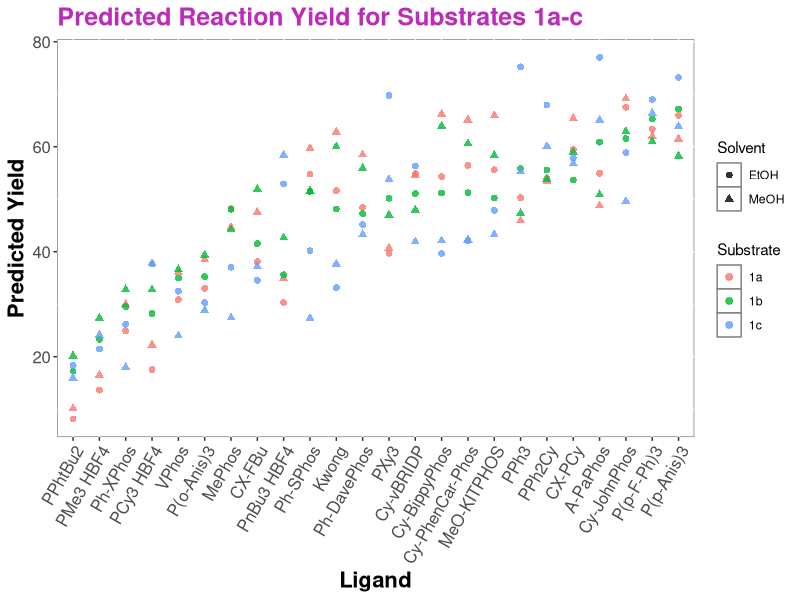
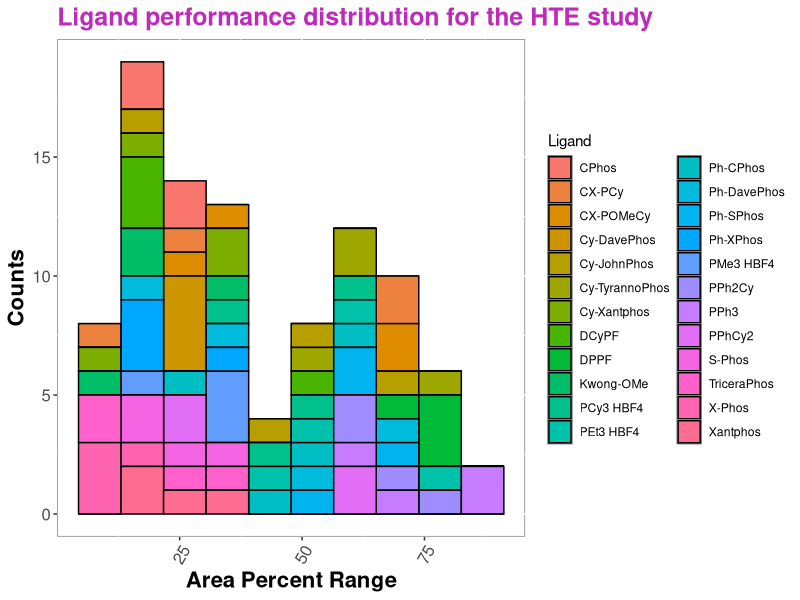
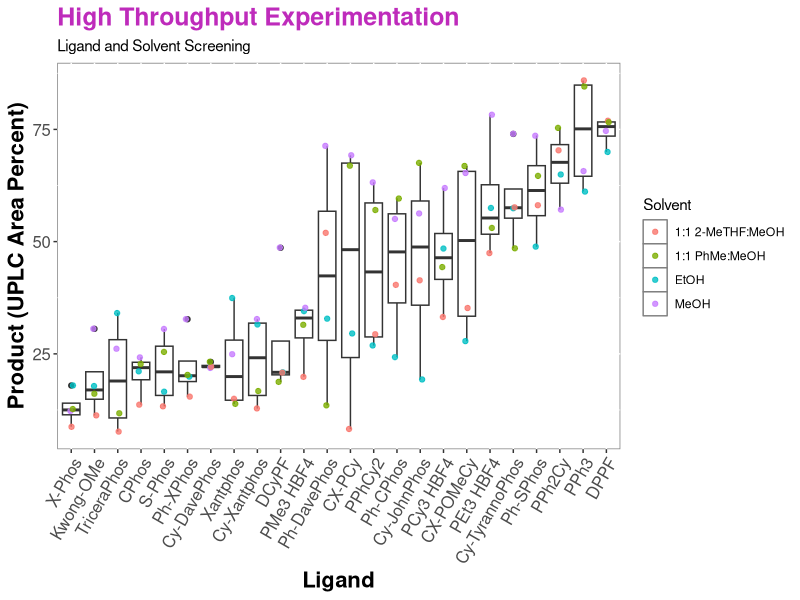
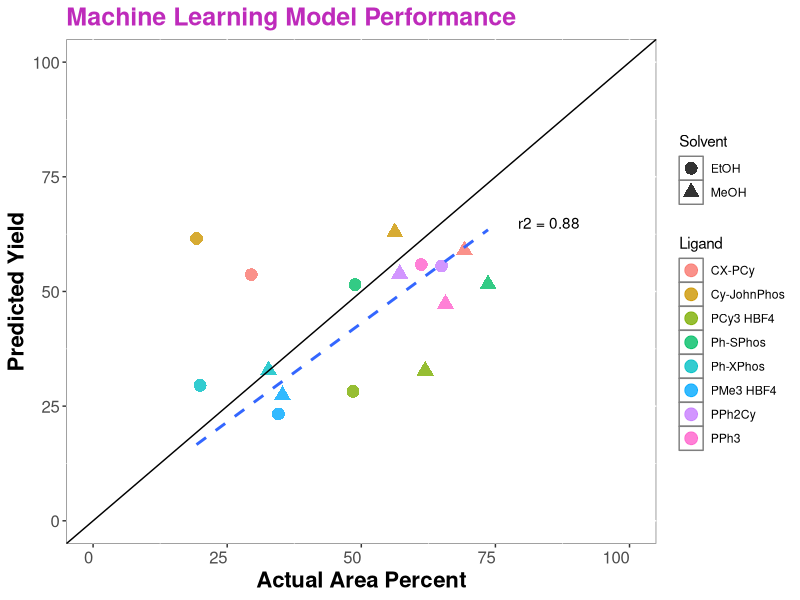
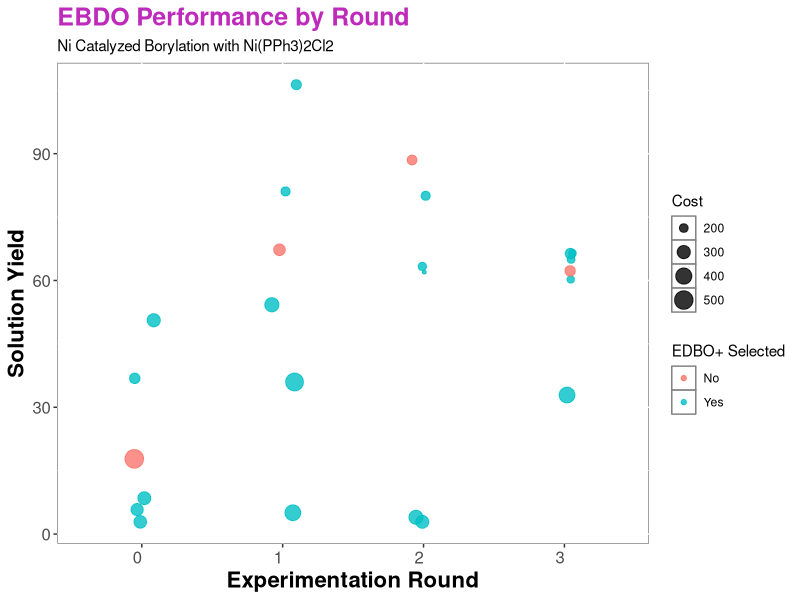
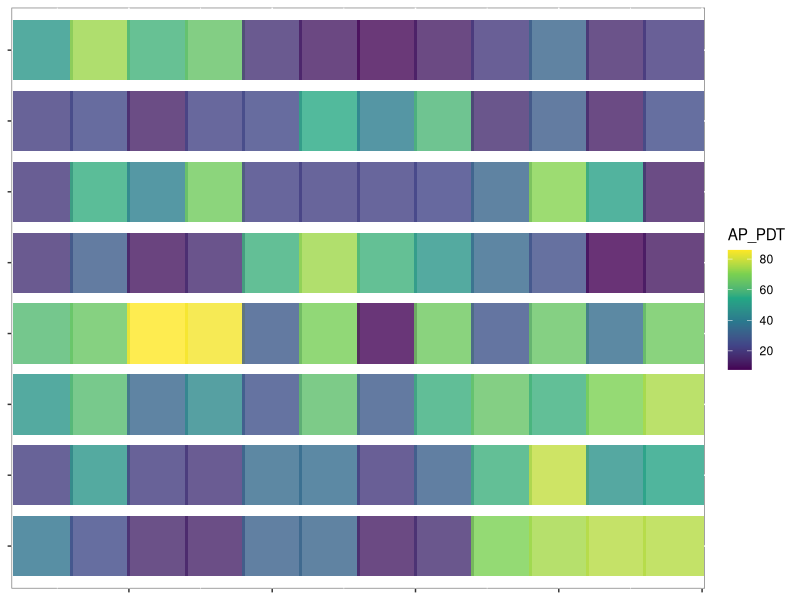
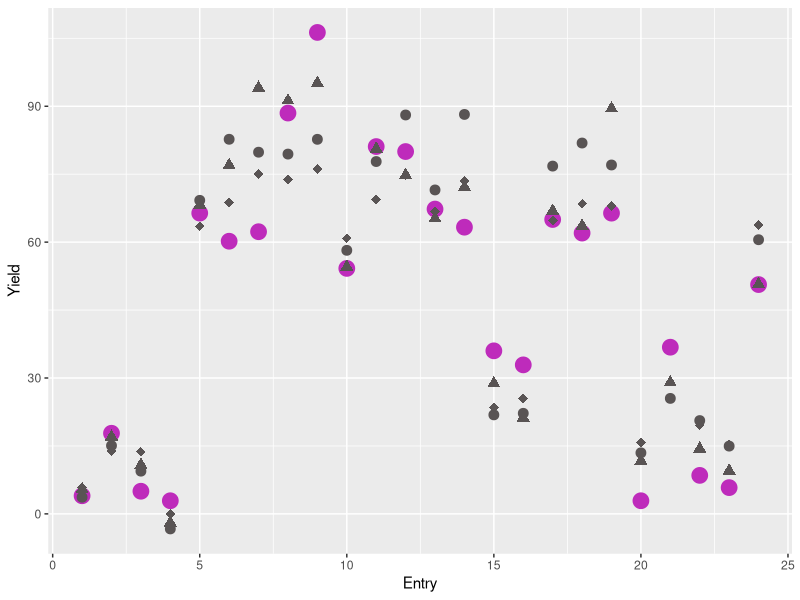

Recreate these plots in R, in order.
library(tidyverse)
library(readxl)

df <- read_xlsx('2024-08-02_CatalysisML.xlsx')

plot <- ggplot(df, aes(x = reorder(Ligand, `Predicted Yield`, mean), y = `Predicted Yield`))+
  geom_point(aes(color = Substrate, shape = Solvent), size = 2, alpha = 0.8)+
  #scale_color_viridis_d()+
  ggtitle(paste("Predicted Reaction Yield for Substrates 1a-c"))+
  labs(x = paste("Ligand"), y = paste("Predicted Yield"))+
  theme(plot.background = element_rect(fill="white"))+
  theme(panel.background = element_rect(fill="white", colour="grey50"))+
  theme(plot.title = element_text(face = "bold", 
                                  size = 18,
                                  color="#BE2BBB"))+
  theme(axis.title = element_text(face = "bold", size = 16))+
  theme(axis.text.x = element_text(vjust = 1,
                                   hjust = 1,
                                   size=12,
                                   angle = 60))+
  theme(axis.text.y = element_text(size=12))

plot #

avg_yield_sub <- df %>% group_by(Substrate) %>% summarise(avg_yield = mean(`Predicted Yield`))
avg_yield_solv <- df %>% group_by(Solvent) %>% summarise(avg_yield = mean(`Predicted Yield`))
avg_yield_Ligand <- df %>% group_by(Ligand) %>% summarise(avg_yield = mean(`Predicted Yield`)) %>% arrange(desc(avg_yield))



df_1 <- read_xlsx('NiBorylationData.xlsx')
df_1 <- df_1 %>% filter(!is.na(AP_PDT))

plot_1 <- ggplot(df_1, aes(x = AP_PDT))+
  geom_histogram(aes(fill = Ligand), color = "black", bins = 10)+
  #stat_bin(binwidth = 10, geom = "text", aes(label = ..count..), vjust = -0.5)+
  #scale_fill_viridis_d()+
  ggtitle(paste("Ligand performance distribution for the HTE study"))+
  labs(x = paste("Area Percent Range"), y = paste("Counts"))+
  #scale_x_continuous(breaks = c(0, 10, 20, 30, 40, 50, 60, 70, 80, 90, 100), limits = c(-0, 100))+
  theme(plot.background = element_rect(fill="white"))+
  theme(panel.background = element_rect(fill="white", colour="grey50"))+
  theme(plot.title = element_text(face = "bold", 
                                  size = 18,
                                  color="#BE2BBB"))+
  theme(axis.title = element_text(face = "bold", size = 16))+
  theme(axis.text.x = element_text(vjust = 1,
                                   hjust = 1,
                                   size=12,
                                   angle = 60))+
  theme(axis.text.y = element_text(size=12))

plot_1 #

print(max(df_1$AP_PDT))
print(min(df_1$AP_PDT))

plot_2 <- ggplot(df_1, aes(x = reorder(Ligand, AP_PDT, mean), y = AP_PDT))+
  geom_boxplot()+
  geom_jitter(position = position_jitter(width = 0.1, height = 0.05),
              aes(color = Solvent), alpha = 0.8)+
  ggtitle(paste("High Throughput Experimentation"))+
  labs(subtitle = 'Ligand and Solvent Screening',
       x = paste("Ligand"), y = paste("Product (UPLC Area Percent)"))+
  theme(plot.background = element_rect(fill="white"))+
  theme(panel.background = element_rect(fill="white", colour="grey50"))+
  theme(plot.title = element_text(face = "bold", 
                                  size = 18,
                                  color="#BE2BBB"))+
  theme(axis.title = element_text(face = "bold", size = 16))+
  theme(axis.text.x = element_text(vjust = 1,
                                   hjust = 1,
                                   size=12,
                                   angle = 60))+
  theme(axis.text.y = element_text(size=12))
plot_2

df_1_ligand <- df_1 %>% group_by(Ligand) %>% summarize(Avg = mean(AP_PDT), Max = max(AP_PDT)) %>%
  arrange(desc(Avg))


df_2 <- df_1 %>% filter(!is.na(Mordred_Prediction))

df_b <- df %>% filter(Substrate == "1b")

df_2 <- df_2 %>% left_join(df_b, by = c("Ligand", "Solvent"))

df_2$error <- abs(df_2$AP_PDT-df_2$`Predicted Yield`)
df_2$sq_error <- df_2$error^2

df_2_ligand <- df_2 %>% group_by(Ligand) %>% summarize(avg_error = mean(error))

rmse <- sqrt(sum(df_2$sq_error)/nrow(df_2))

model <- lm(df_2$`Predicted Yield` ~ 0 + df_2$AP_PDT)
summary(model)
r2 <- round(summary(model)$r.squared, 2)

plot_3 <- ggplot(df_2, aes(x = AP_PDT, y = `Predicted Yield`))+
  geom_point(aes(color = Ligand, shape = Solvent), size = 4, alpha = 0.8)+
  geom_abline(intercept = 0, slope = 1)+
  geom_smooth(method=lm, se=FALSE, formula=y~x-1, linetype = "dashed")+
  xlim(0, 100)+
  ylim(0, 100)+
  ggtitle(paste("Machine Learning Model Performance"))+
  labs(x = paste("Actual Area Percent"), y = paste("Predicted Yield"))+
  annotate("text", x=85, y=65, label= paste0("r2 = ", r2)) +
  theme(plot.background = element_rect(fill="white"))+
  theme(panel.background = element_rect(fill="white", colour="grey50"))+
  theme(plot.title = element_text(face = "bold", 
                                  size = 18,
                                  color="#BE2BBB"))+
  theme(axis.title = element_text(face = "bold", size = 16))+
  theme(axis.text.x = element_text(vjust = 1,
                                   hjust = 1,
                                   size=12))+
  theme(axis.text.y = element_text(size=12))
plot_3

df_3 <- read.csv("Borylation_Updated (6).csv") %>% filter(Yield != "PENDING")

df_3$Yield <- as.numeric(df_3$Yield)
df_3$Cost <- as.numeric(df_3$Cost)
df_3$Round <- as.factor(df_3$Round)

df_3 <- df_3 %>% rename(`EDBO+ Selected` = Jay_Selected)

df_3$`EDBO+ Selected` <- ifelse(df_3$`EDBO+ Selected` == 1, "No", "Yes")

plot_4 <- ggplot(df_3, aes(x = Round, y = Yield))+
  geom_jitter(position = position_jitter(width = 0.1, height = 0.05),
              aes(size = Cost, color = `EDBO+ Selected`), alpha = 0.8)+
  #scale_color_viridis_d()+
  ggtitle(paste("EBDO Performance by Round"))+
  labs(subtitle = 'Ni Catalyzed Borylation with Ni(PPh3)2Cl2',
       x = paste("Experimentation Round"), y = paste("Solution Yield"))+
  theme(plot.background = element_rect(fill="white"))+
  theme(panel.background = element_rect(fill="white", colour="grey50"))+
  theme(plot.title = element_text(face = "bold", 
                                  size = 18,
                                  color="#BE2BBB"))+
  theme(axis.title = element_text(face = "bold", size = 16))+
  theme(axis.text.x = element_text(vjust = 1,
                                   hjust = 1,
                                   size=12))+
  theme(axis.text.y = element_text(size=12))
plot_4


df_3 <- df_3 %>% arrange(Round, Yield)


plot_4 <- ggplot(df_1, aes(x = Column, y = Row))+
  geom_point(aes(color = AP_PDT), alpha = 0.8, shape = 15, size = 20)+
  scale_color_viridis_c()+
  theme(plot.background = element_rect(fill="white"))+
  theme(panel.background = element_rect(fill="white", colour="grey50"))+
  theme(plot.title = element_blank())+
  theme(axis.title = element_blank())+
  theme(axis.text.x = element_blank())+
  theme(axis.text.y = element_blank())
plot_4


# Prediction Analysis -----------------------------------------------------

pred_ind <- c(1028, 4, 3, 2, 1, 0, 876, 540, 518, 488, 477, 274, 1280, 776, 574,
              479, 386, 111, 688, 667, 658, 257, 144, 31)

pred_1 <- read_csv('pred_Borylation_Updated.csv') %>% filter(Index %in% pred_ind) %>%
  select(Index, Yield_predicted_mean, Yield_predicted_variance,
         Cost_predicted_mean, Cost_predicted_variance) %>%
  rename(post_Rd_1_pred_yield = Yield_predicted_mean) %>%
  rename(post_Rd_1_var_yield = Yield_predicted_variance) %>%
  rename(post_Rd_1_pred_cost = Cost_predicted_mean) %>%
  rename(post_Rd_1_var_cost = Cost_predicted_variance)
pred_2 <- read_csv('pred_Borylation_Updated (1).csv') %>% filter(Index %in% pred_ind) %>%
  select(Index, Yield_predicted_mean, Yield_predicted_variance,
         Cost_predicted_mean, Cost_predicted_variance) %>%
  rename(post_Rd_2_pred_yield = Yield_predicted_mean) %>%
  rename(post_Rd_2_var_yield = Yield_predicted_variance)%>%
  rename(post_Rd_2_pred_cost = Cost_predicted_mean) %>%
  rename(post_Rd_2_var_cost = Cost_predicted_variance)
pred_3 <- read_csv('pred_Borylation_Updated (2).csv') %>% filter(Index %in% pred_ind) %>%
  rename(post_Rd_3_pred_yield = Yield_predicted_mean) %>%
  rename(post_Rd_3_var_yield = Yield_predicted_variance)%>%
  rename(post_Rd_3_pred_cost = Cost_predicted_mean) %>%
  rename(post_Rd_3_var_cost = Cost_predicted_variance)

pred <- pred_3 %>% left_join(pred_1, by = 'Index')
pred <- pred %>% left_join(pred_2, by = 'Index')

pred_yield <- pred %>% select(Index, Round, Yield, post_Rd_1_pred_yield,
                                  post_Rd_2_pred_yield, post_Rd_3_pred_yield)


pred_yield$Yield <- as.numeric(pred_yield$Yield)

pred_yield$Entry <- 1:nrow(pred_yield)

plot_5 <- ggplot(pred_yield)+
  geom_point(aes(x = Entry, y = Yield), size = 5, color = '#BE2BBB', shape = 19)+
  geom_point(aes(x = Entry, y = post_Rd_1_pred_yield), size = 3, color = '#595454')+
  geom_point(aes(x = Entry, y = post_Rd_2_pred_yield), size = 3, color = '#595454', shape = 17)+
  geom_point(aes(x = Entry, y = post_Rd_3_pred_yield), size = 3, color = '#595454', shape = 18)+
  scale_shape_manual(name = "Legend",
                     labels = c("Experimental Yield","Post-Rd 1 Prediction",
                                "Post-Rd 2 Prediction", "Post-Rd 3 Prediction"),
                     values = c(19, 15, 17, 18))

plot_5

